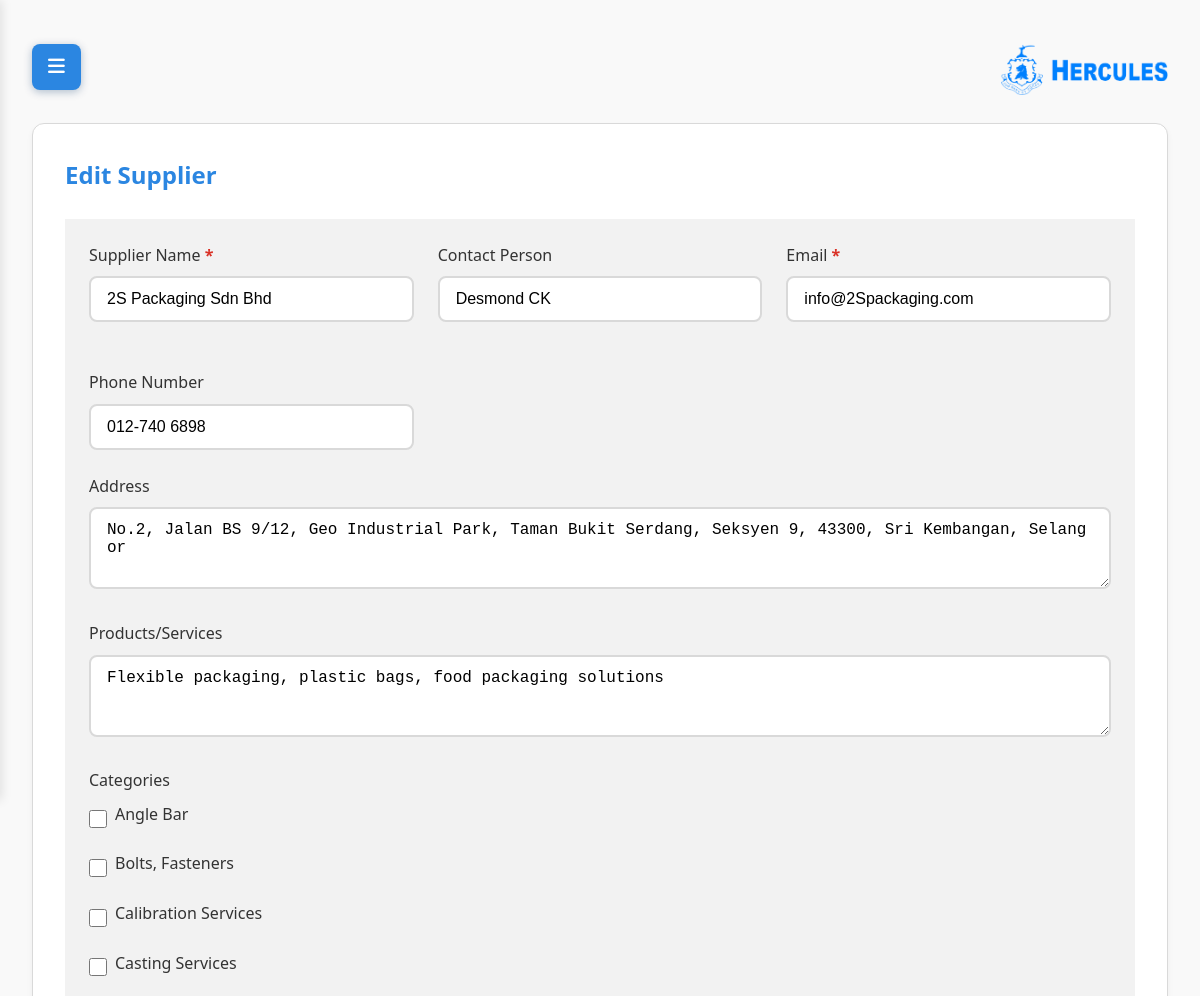
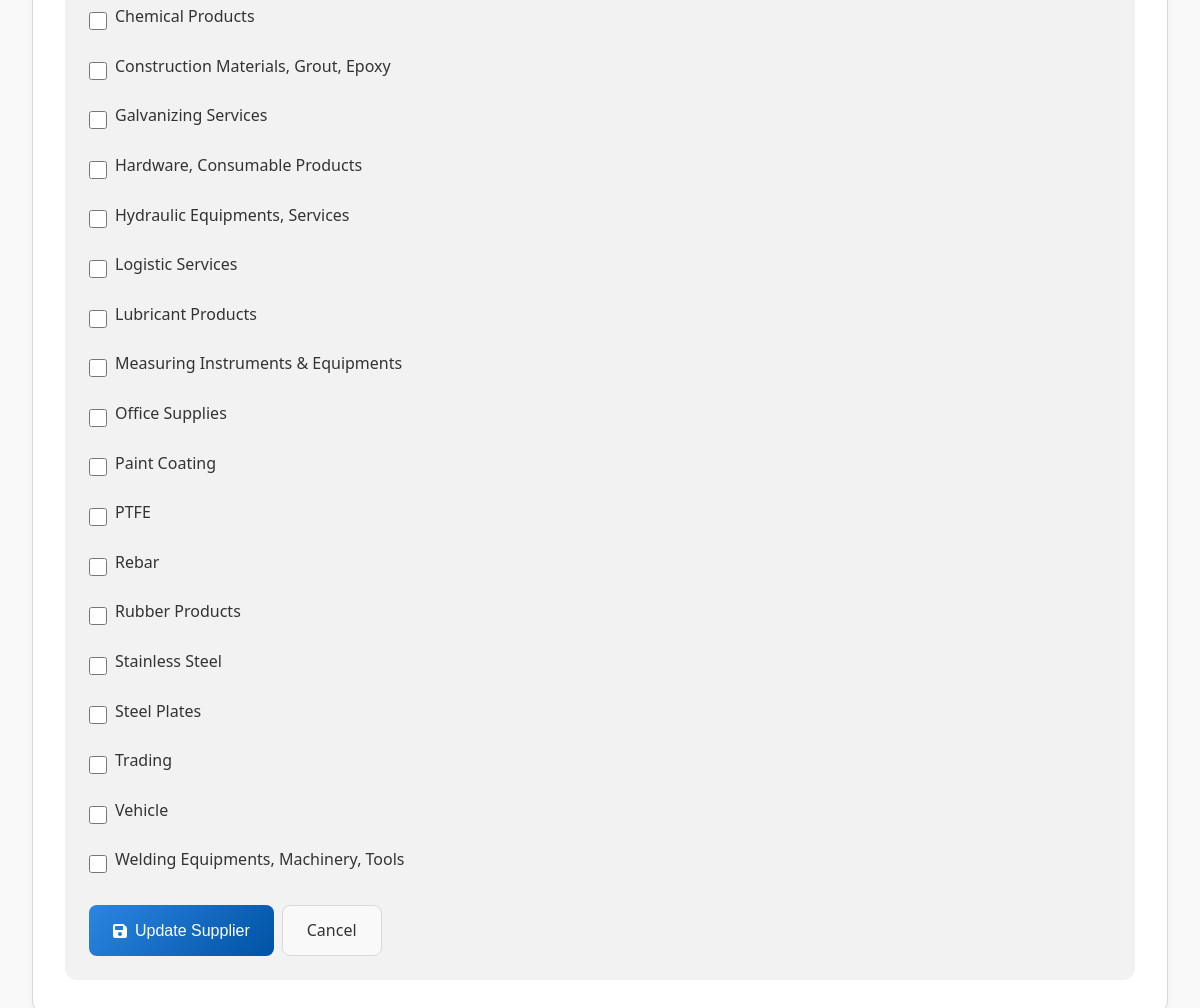
Page /edit-supplier/1 (signed in) on the committed database (2 pictures, top to bottom).
### tables this page shows
CREATE TABLE suppliers (
            id INTEGER PRIMARY KEY AUTOINCREMENT,
            name TEXT NOT NULL,
            contact_name TEXT,
            email TEXT NOT NULL,
            contact_number TEXT,
            address TEXT,
            products_services TEXT,
            is_active BOOLEAN DEFAULT TRUE,
            created_at TIMESTAMP DEFAULT CURRENT_TIMESTAMP
        );

CREATE TABLE categories (
            id INTEGER PRIMARY KEY AUTOINCREMENT,
            name TEXT UNIQUE NOT NULL,
            created_at TIMESTAMP DEFAULT CURRENT_TIMESTAMP
        );

### app.py (the view, shortened to what this page needs)
@app.route('/edit-supplier/<int:supplier_id>', methods=['GET', 'POST'])
def edit_supplier(supplier_id):
    if 'user_id' not in session or session.get('role') != 'admin':
        flash('Access denied', 'error')
        return redirect(url_for('suppliers'))
    conn = get_db_connection()
    supplier = conn.execute('SELECT * FROM suppliers WHERE id = ?', (supplier_id,)).fetchone()
    categories = conn.execute('SELECT * FROM categories').fetchall()
    supplier_categories = conn.execute(
        'SELECT category_id FROM supplier_categories WHERE supplier_id = ?',
        (supplier_id,)
    ).fetchall()
    supplier_category_ids = [sc['category_id'] for sc in supplier_categories]
    conn.close()
    return render_template('edit_supplier.html',
                         supplier=supplier,
                         categories=categories,
                         supplier_category_ids=supplier_category_ids)

### app.py (called while the page is built)
def get_db_connection():
    db_path = os.path.join('database', 'procure_flow.db')
    conn = sqlite3.connect(db_path)
    conn.row_factory = sqlite3.Row
    return conn

### templates/edit_supplier.html
{% extends "base.html" %}
{% block content %}
<div class="card-white">
    <div class="card-header">
        <h2>{% if supplier %}Edit Supplier{% else %}Add New Supplier{% endif %}</h2>
    </div>
    <div class="card-body bg-light">
        <form method="POST">
            <div class="grid-2">
                <div class="form-group">
                    <label class="form-label required">Supplier Name</label>
                    <input type="text" class="form-control" name="name"
                           value="{{ supplier.name if supplier else '' }}" required>
                </div>
                <div class="form-group">
                    <label class="form-label">Contact Person</label>
                    <input type="text" class="form-control" name="contact_name"
                           value="{{ supplier.contact_name if supplier else '' }}">
                </div>
                <div class="form-group">
                    <label class="form-label required">Email</label>
                    <input type="email" class="form-control" name="email"
                           value="{{ supplier.email if supplier else '' }}" required>
                </div>
                <div class="form-group">
                    <label class="form-label">Phone Number</label>
                    <input type="tel" class="form-control" name="contact_number"
                           value="{{ supplier.contact_number if supplier else '' }}"
                           placeholder="e.g., 0123456789">
                </div>
            </div>
            <div class="form-group">
                <label class="form-label">Address</label>
                <textarea class="form-control" name="address" rows="3">{{ supplier.address if supplier else '' }}</textarea>
            </div>
            <div class="form-group">
                <label class="form-label">Products/Services</label>
                <textarea class="form-control" name="products_services" rows="3">{{ supplier.products_services if supplier else '' }}</textarea>
            </div>
            <div class="form-group">
                <label class="form-label">Categories</label>
                <div class="grid-3">
                    {% for category in categories|sort(attribute='name') %}
                    <div class="checkbox-group">
                        <input type="checkbox" class="checkbox-input" name="categories"
                            value="{{ category.id }}" id="category-{{ category.id }}"
                            {% if supplier and category.id in supplier_category_ids %}checked{% endif %}>
                        <label for="category-{{ category.id }}" class="form-label">
                        {{ category.name }}
                        </label>
                    </div>
                    {% endfor %}
                </div>
            </div>
            <div class="d-flex gap-1">
                <button type="submit" class="btn btn-primary">
                    <i class="fas fa-save"></i> {% if supplier %}Update{% else %}Add{% endif %} Supplier
                </button>
                <a href="{{ url_for('suppliers') }}" class="btn btn-secondary">Cancel</a>
            </div>
        </form>
    </div>
</div>
{% endblock %}

### static/css/style.css (style rules this page uses)
:root { --hercules-blue: #2b86e1; --hercules-blue-light: #0052A3; --hercules-blue-lighter: #E8F0F7; --text-dark: #333333; --text-light: #666666; --white: #FFFFFF; --gray-light: #F9F9F9; --gray-border: #D9D9D9; --success: #4CAF50; --warning: #FF9800; --error: #F44336; --gray-bg: #F2F2F2; }
* { margin: 0; padding: 0; box-sizing: border-box; }
body { font-family: 'Segoe UI', Tahoma, Geneva, Verdana, sans-serif; background-color: var(--gray-light); color: #5B7C99; line-height: 1.6; }
.card-white { background: var(--white); border-radius: 12px; padding: 2rem; margin-bottom: 2rem; box-shadow: 0 4px 6px rgba(0,0,0,0.05); border: 1px solid var(--gray-border); overflow-x: auto; }
.card-header { margin-bottom: 1.5rem; }
.card-header h2 { color: var(--hercules-blue); font-weight: 600; font-size: 1.5rem; }
.form-group { margin-bottom: 1.5rem; }
.form-label { display: block; margin-bottom: 0.5rem; font-weight: 500; color: var(--text-dark); }
.form-label.required::after { content: " *"; color: var(--error); }
.form-control { width: 100%; padding: 0.75rem 1rem; border: 2px solid var(--gray-border); border-radius: 8px; font-size: 1rem; transition: all 0.3s ease; background-color: var(--white); box-sizing: border-box; }
.btn { padding: 0.75rem 1.5rem; border: none; border-radius: 8px; font-size: 1rem; font-weight: 500; cursor: pointer; transition: all 0.3s ease; text-decoration: none; display: inline-flex; align-items: center; justify-content: center; gap: 0.5rem; }
.btn-primary { background: linear-gradient(135deg, var(--hercules-blue), var(--hercules-blue-light)); color: var(--white); }
.btn-secondary { background: var(--gray-light); color: var(--text-dark); border: 1px solid var(--gray-border); }
.checkbox-group { display: flex; align-items: center; gap: 0.5rem; margin-bottom: 1rem; }
.checkbox-input { width: 18px; height: 18px; accent-color: var(--hercules-blue); }
.d-flex { display: flex; }
.gap-1 { gap: 0.5rem; }
.form-label.required::after { content: " *"; color: #d93025; font-weight: 700; }
a { color: var(--hercules-blue); text-decoration: none; transition: all 0.3s ease; }
.grid-2 { display: grid; grid-template-columns: repeat(auto-fit, minmax(300px, 1fr)); gap: 1.5rem; }
.card-body { padding: 1.5rem; }
.card-body.bg-light { background: var(--gray-bg); border-radius: 0 0 12px 12px; }
html, body { height: 100%; }

### rows in the picture
suppliers: name "2S Packaging Sdn Bhd", contact_name "Desmond CK", email "info@2Spackaging.com", contact_number "012-740 6898", address "No.2, Jalan BS 9/12, Geo Industrial Park, Taman Bukit Serdang, Seksyen 9, 43300, Sri Kembangan, Selangor", products_services "Flexible packaging, plastic bags, food packaging solutions"
categories: name "Angle Bar"
categories: name "Bolts, Fasteners"
categories: name "Calibration Services"
categories: name "Casting Services"
categories: name "Chemical Products"
categories: name "Construction Materials, Grout, Epoxy"
categories: name "Galvanizing Services"
categories: name "Hardware, Consumable Products"
categories: name "Hydraulic Equipments, Services"
categories: name "Logistic Services"
categories: name "Lubricant Products"
categories: name "Measuring Instruments & Equipments"
categories: name "Office Supplies"
categories: name "Paint Coating"
categories: name "PTFE"
categories: name "Rebar"
categories: name "Rubber Products"
categories: name "Stainless Steel"
categories: name "Steel Plates"
categories: name "Trading"
categories: name "Vehicle"
categories: name "Welding Equipments, Machinery, Tools"
